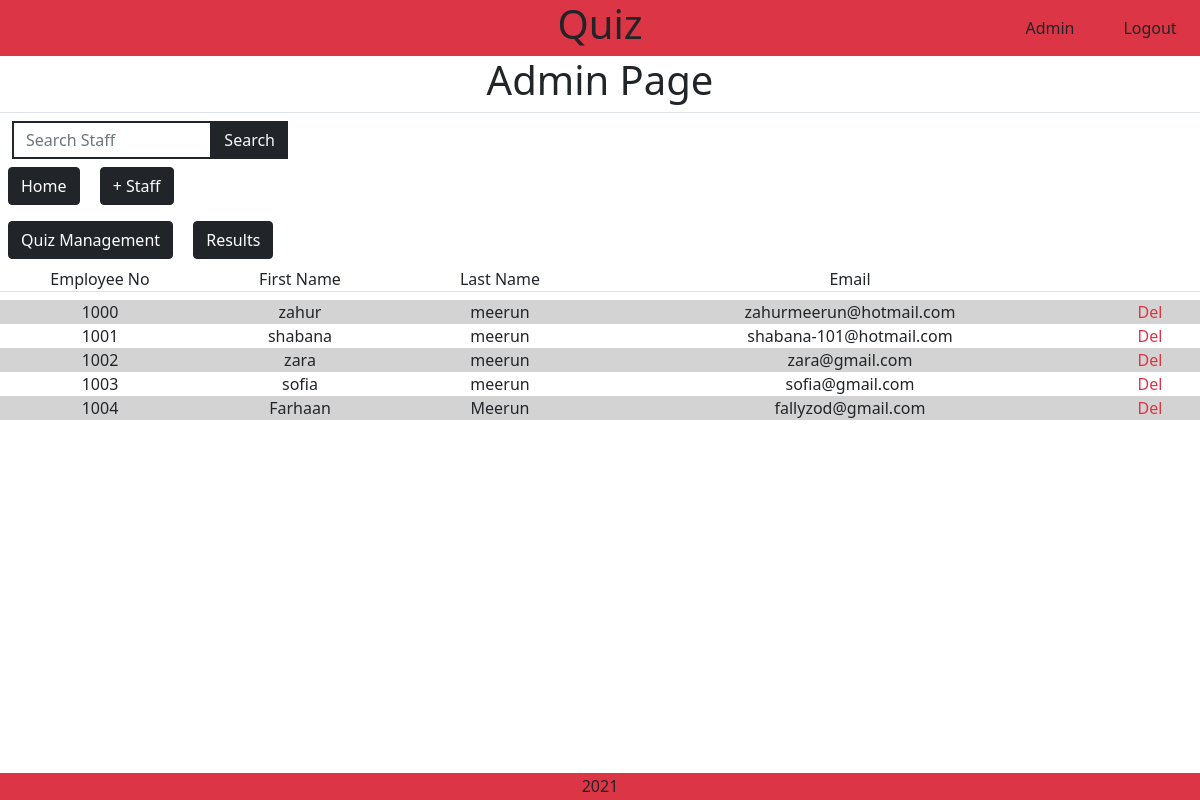
The page /staff/ (signed in) on the database its author committed.
### staff/models.py (models this page shows, shortened)
class Staff(models.Model):
    class Meta:
        verbose_name_plural = "Staff"
    employee_number = models.IntegerField(unique=True)
    first_name = models.CharField(max_length=254)
    last_name = models.CharField(max_length=254)
    email_address = models.EmailField()

### staff/views.py (the view, shortened to what this page needs)
# urls.py: path('staff/', include('staff.urls')),
def staff(request):
    if not request.user.is_superuser:
        messages.error(request, 'Permision Denied!.')
        return redirect(reverse('home'))
    all_staff = Staff.objects.all().order_by('employee_number')
    context = {
        'all_staff': all_staff,
    }
    return render(request, 'staff/staff.html', context)

### staff/templates/staff/staff.html (shortened to what this page needs)
{% extends "base.html" %}
{% load static %}
{% block extra_css %}
    <link rel="stylesheet" href="{% static 'staff/css/staff.css' %}">
{% endblock %}
{% block content %}
    <div class="h1 text-center">Admin Page</div>
    <div class="row m-0 border-top d-flex justify-content-left">
        <div class="col-10 col-md-4 col-lg-3 mt-2">
            <form action="{% url 'staff' %}" method="GET" id="characterForm">
                <div class="input-group">
                    <input type="search" class="form-control custom-select rounded-0 border-2 border-dark" name="q" placeholder="Search Staff">
                    <button class="btn btn-outline-dark bg-dark text-light rounded-0 input-group-append ml-auto search-button" type="submit"><div class="text">Search</div></button>
                </div>
            </form>
        </div>
    </div>
    <a href="{% url 'home'%}" class="m-2 btn btn-dark textlight">Home</a>
    <a href="{% url 'add_staff' %}" class="m-2 btn btn-dark textlight">+ Staff</a><br>
    <a href="{% url 'quiz' %}" class="m-2 btn btn-dark textlight">Quiz Management</a>
    <a href="{% url 'quiz_results' %}" class="m-2 btn btn-dark textlight">Results</a>
    <div class="row m-0 text-center staff-text border-bottom mb-2">
        <div class="col-2">
            Employee No
        </div>
        <div class="col-2">
            First Name
        </div>
        <div class="col-2">
            Last Name
        </div>
        <div class="col-6 col-md-5">
            Email
        </div>
        <div class="d-none d-md-block col-md-1">
        </div>
    </div>
    <div class="row m-0 text-center staff-text">
        {% for staff in all_staff %}
            {% if forloop.counter|divisibleby:2 %}
                <div class="col-2">
                    {{ staff.employee_number}}
                </div>
                <div class="col-2">
                    {{ staff.first_name }}
                </div>
                <div class="col-2">
                    {{ staff.last_name }}
                </div>
                <div class="col-6 col-md-5">
                    {{ staff.email_address }}
                </div>
                <a href="{% url 'delete_staff' staff_id=staff.id %}" class="d-none d-md-block col-md-1 text-danger">
                    Del
                </a>
            {% else %}
                <div class="col-2 bg-secondary">
                    {{ staff.employee_number}}
                </div>
                <div class="col-2 bg-secondary">
                    {{ staff.first_name }}
                </div>
                <div class="col-2 bg-secondary">
                    {{ staff.last_name }}
                </div>
                <div class="col-6 col-md-5 bg-secondary">
                    {{ staff.email_address }}
                </div>
                <a href="{% url 'delete_staff' staff_id=staff.id %}" class="d-none d-md-block col-md-1 bg-secondary text-danger">
                    Del
                </a>
            {% endif %}
    {% endfor %}
    </div>
{% endblock %}

### static/css/base.css (style rules this page uses)
body, html { margin: 0; display: flex; flex-direction: column; height: 100vh; }
.bg-secondary { background: lightgray !important; }
input { height: 30px; }

### staff/static/staff/css/staff.css (style rules this page uses)
.staff-text a { text-decoration: none; }
.bg-secondary { background: lightgray !important; }
.custom-select { height: 38px; }

### rows shown on the page
Staff: employee_number "1000", first_name "zahur", last_name "meerun", email_address "zahurmeerun@hotmail.com"
Staff: employee_number "1001", first_name "shabana", last_name "meerun", email_address "shabana-101@hotmail.com"
Staff: employee_number "1002", first_name "zara", last_name "meerun", email_address "zara@gmail.com"
Staff: employee_number "1003", first_name "sofia", last_name "meerun", email_address "sofia@gmail.com"
Staff: employee_number "1004", first_name "Farhaan", last_name "Meerun", email_address "fallyzod@gmail.com"
